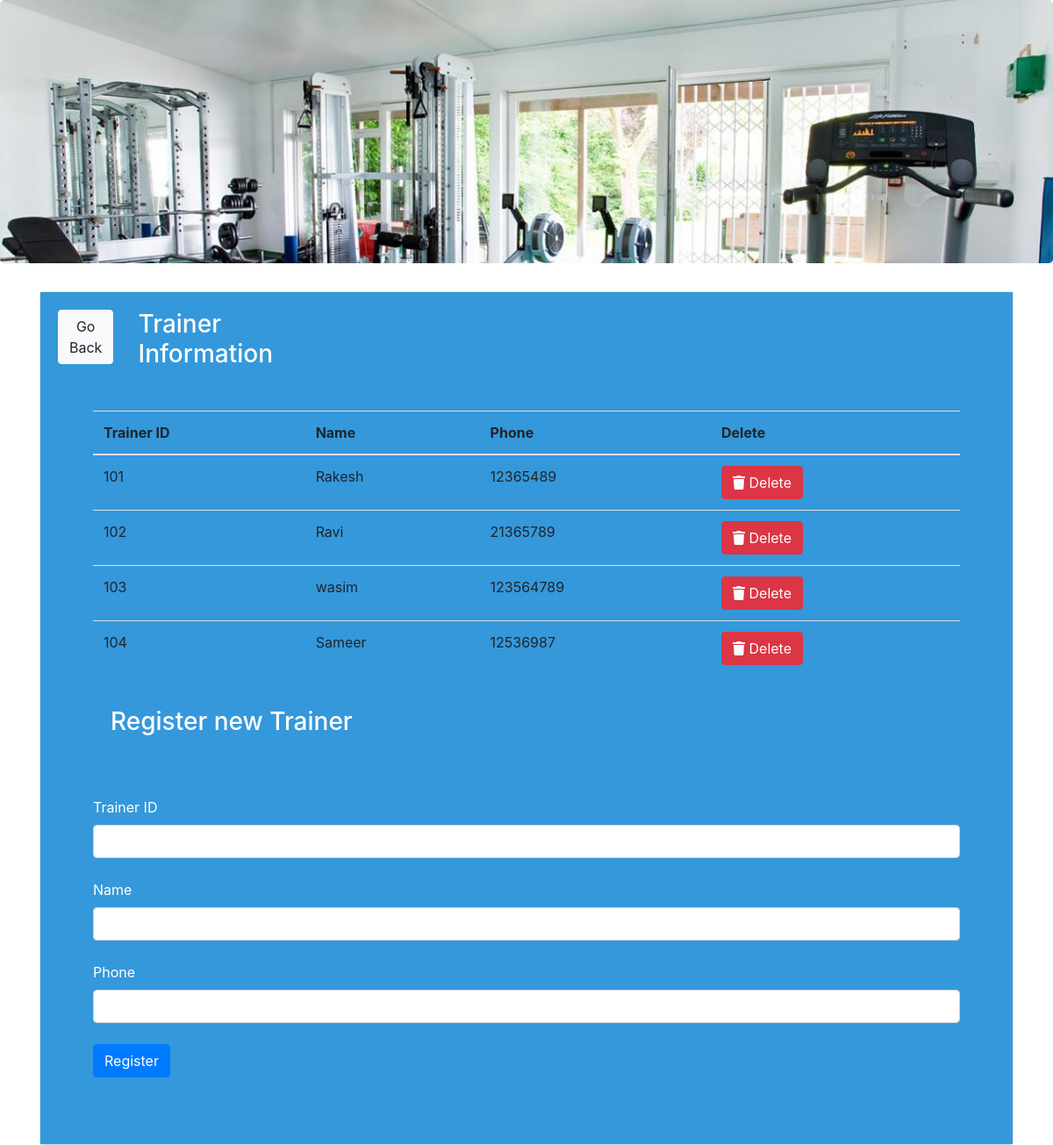
The app's page /trainer.php with its own data.
### tables this page shows
CREATE TABLE `trainer` (
  `trainer_id` int(20) NOT NULL,
  `Name` varchar(40) NOT NULL,
  `phone` int(100) NOT NULL,
  `status` enum('active','inactive') NOT NULL
);

### func.php (the view, shortened to what this page needs)
<?php
    include 'includes/dbh.inc.php';
function get_trainer(){
    global $conn;
    $query="select * from Trainer where status='active'";
    $result=mysqli_query($conn,$query);
    while($row=mysqli_fetch_array($result)){
        $t_id=$row ['trainer_id'];
        $Name=$row['Name'];
        $phone=$row['phone'];
        echo"<tr>
        <td>$t_id</td>
        <td>$Name</td>
            <td>$phone</td>
            <td><a href='del.php?tid=$t_id' role='button' class='btn btn-danger'><i class='fa fa-trash'></i> Delete</a></td>
        </tr>";
    }
}
?>

### records on screen
trainer: trainer_id "101", Name "Rakesh", phone "12365489"
trainer: trainer_id "102", Name "Ravi", phone "21365789"
trainer: trainer_id "103", Name "wasim", phone "123564789"
trainer: trainer_id "104", Name "Sameer", phone "12536987"
